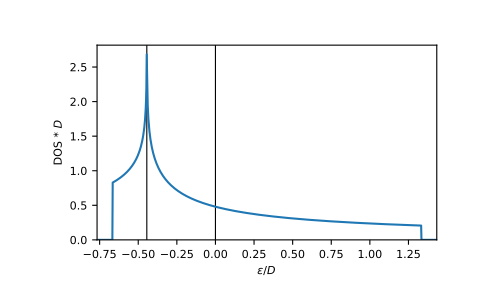

Write Python code to recreate this figure.
# Calculate integrals:

from mpmath import mp
mp.quad(gt.lattice.triangular.dos_mp, [-2/3, -4/9, 4/3])
# mpf('1.0')

eps = np.linspace(-2/3 - 0.1, 4/3 + 0.1, num=1000)
dos_mp = [gt.lattice.triangular.dos_mp(ee, half_bandwidth=1) for ee in eps]
dos_mp = np.array(dos_mp, dtype=np.float64)

import matplotlib.pyplot as plt
_ = plt.axvline(-4/9, color='black', linewidth=0.8)
_ = plt.axvline(0, color='black', linewidth=0.8)
_ = plt.plot(eps, dos_mp)
_ = plt.xlabel(r"$\epsilon/D$")
_ = plt.ylabel(r"DOS * $D$")
_ = plt.ylim(bottom=0)
_ = plt.xlim(left=eps.min(), right=eps.max())
plt.show()
